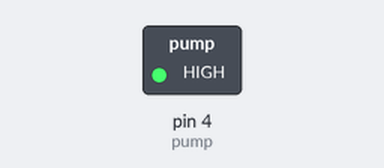
Recording of a sketch running on a simulated Arduino Uno, built with avr-gcc and run on an emulated ATmega328P. Shown: switched loads named in the sketch (green lamp = pin HIGH).

Above: at 3.5 s.
At 8.5 s:
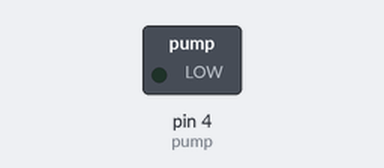
Timing chart, 0 to 13.0 s (numbered marks = the images above):
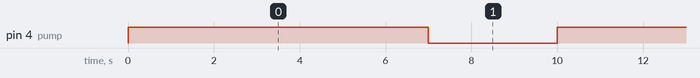

Measured:
- by itself, pin 4 (pump): alternates HIGH for 7.0 s and LOW for 3.0 s

The sketch:

Sound_module_test.ino
```cpp
const int pump = 4;

void setup() {
  // put your setup code here, to run once:
  Serial.begin(115200);
  pinMode(pump, OUTPUT);

}

void loop() {
  // put your main code here, to run repeatedly:
  digitalWrite(pump, HIGH);
  delay(7000);
  digitalWrite(pump, LOW);
  delay(3000);
}
```
